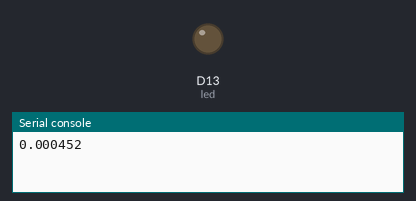
This program was run on a simulated CircuitPython board. On the bench: output pins drawn as LEDs (lit = HIGH), the last lines printed to the serial console.

Above: at 0.3 s.
At 5.6 s:
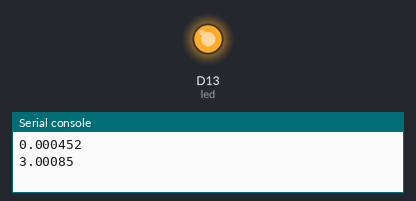
Timing chart, 0 to 6.9 s (numbered marks = the images above):
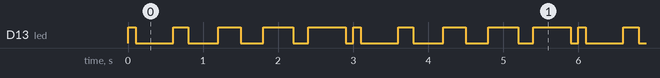

The program:

blink.py.py
```python
import board
import digitalio
import time

led = digitalio.DigitalInOut(board.D13)
led.direction = digitalio.Direction.OUTPUT

while True:
    print(time.monotonic())
    led.value = True
    time.sleep(0.1)
    led.value = False
    time.sleep(0.5)
    led.value = True
    time.sleep(0.2)
    led.value = False
    time.sleep(0.4)
    led.value = True
    time.sleep(0.3)
    led.value = False
    time.sleep(0.3)
    led.value = True
    time.sleep(0.4)
    led.value = False
    time.sleep(0.2)
    led.value = True
    time.sleep(0.5)
    led.value = False
    time.sleep(0.1)
```

Measured:
- by itself, D13 (led): repeats every 3.0 s: LOW 0.50 s, HIGH 0.20 s, LOW 0.40 s, HIGH 0.30 s, LOW 0.30 s, HIGH 0.40 s, LOW 0.20 s, HIGH 0.50 s, LOW 0.10 s, HIGH 0.10 s
- by itself, everything shown: repeats every 3.0 s, in 10 steps
